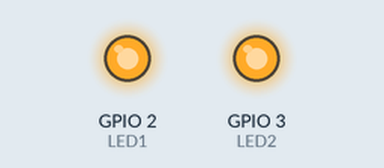
Simulated run of this sketch. Board: ESP32-C3. Shown: output pins drawn as LEDs (lit = HIGH). No MQTT or app messages arrive unless stated.

Above: at 2.5 s.
At 7.6 s:
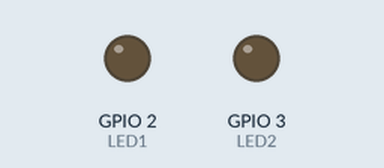
Timing chart, 0 to 13.3 s (numbered marks = the images above):
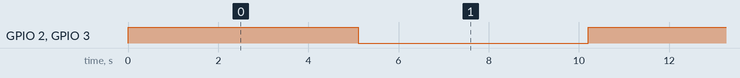

The sketch:

node-red-led.ino
```cpp
#include "EspMQTTClient.h"

#define LED1 2  // define first led
#define LED2 3  // define second led

EspMQTTClient client(
  "",
  "",
  "mqttdashboard.com",
  "", "",
  "espclientID",
  1883
);

void setup()
{
  Serial.begin(115200); // Start serial communication at 115200 baud rate

  client.enableDebuggingMessages(); // Enable debugging messages sent to serial output
  client.enableHTTPWebUpdater(); // Enable the web updater. User and password default to values of MQTTUsername and MQTTPassword. These can be overridden with enableHTTPWebUpdater
  client.enableOTA(); // Enable OTA (Over The Air) updates. Password defaults to MQTTPassword. Port is the default OTA port. Can be overridden with enableOTA("password", port).
  pinMode(LED1, OUTPUT); // Set LED1 pin as output
  pinMode(LED2, OUTPUT); // Set LED2 pin as output
  digitalWrite(LED1, LOW); // Initialize LED1 to LOW (off)
  digitalWrite(LED2, LOW); // Initialize LED2 to LOW (off)
}

void onConnectionEstablished()
{
  // Subscribe to "mytopic/test" and display received message to Serial
  // client.subscribe("mytopic/test", [](const String & payload) {
  //  Serial.println(payload);
  // });

  // Example: Publish initial LED1 and LED2 status
  client.publish("mytopic/led1status", "OFF");
  client.publish("mytopic/led2status", "OFF");
}

void loop()
{
  static int cnt = 0; // Static variable to keep track of the count

  if(cnt % 2 == 0){
    digitalWrite(LED1, HIGH); // Turn on LED1
    client.publish("mytopic/led1status", "ON"); // Publish LED1 status
    digitalWrite(LED2, HIGH); // Turn on LED2
    client.publish("mytopic/led2status", "ON"); // Publish LED2 status
    delay(100); // Keep LEDs on for 100 milliseconds
  } else {
    digitalWrite(LED1, LOW);
    client.publish("mytopic/led1status", "OFF"); // Publish LED1 status
    digitalWrite(LED2, LOW); // Turn off LED2
    client.publish("mytopic/led2status", "OFF"); // Publish LED2 status
    delay(100); // Keep LEDs off for 100 milliseconds
  }
  client.loop(); // Call the loop function of EspMQTTClient to handle MQTT and WiFi tasks
  delay(5000); // Delay for 5 seconds before the next iteration
  cnt++; // Increment the count
}
```

Measured:
- by itself, GPIO 2 (LED1), GPIO 3 (LED2): alternates HIGH for 5.1 s and LOW for 5.1 s
